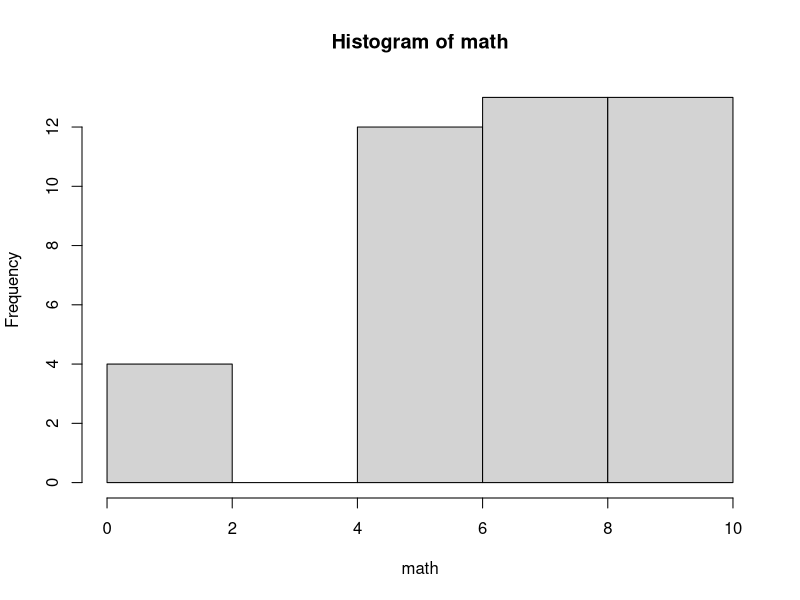
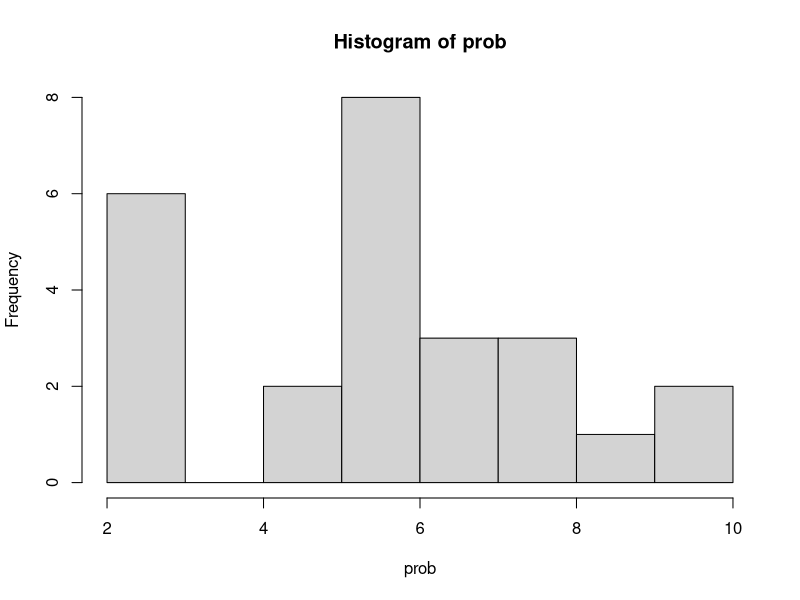

Write R code to recreate these figures, in order.
data <- read.csv("survey_data_2019.txt" , header=TRUE , sep='\t')
data <- data[complete.cases(data[,c("math","prob")]),]
# We are going to use the variable X1bar - X2bar (x1bar avg value of males 
#, x2bar avg value of females)
math <- data[data$sex == 'M',]$math
prob <- data[data$sex == 'F',]$prob

#Examining the data
hist(math)
hist(prob)
#No outliers and the distr looks normal enough

#Calculating sample size
nrow(data) -> N

#Calculating the sdeviastions of each data
sd(math) -> s1
sd(prob) -> s2

#sample sd
s <- s1/sqrt(N) + s2/sqrt(N)

mean(math) -> m1
mean(prob) -> m2
#Null hypothesis is avg(males) == avg(females)
#Alternative hypothesis is avg(males) > avg(females)

#estimated value
m <- m1-m2
#hypothesized value
h <- 0
# Statistic  t test
t <-  ( m - 0 ) / s
# P - value ( with t test using Student t probabiliy function )
# and two sided significance test 
pval <- 2*pt(df= N - 1 , -abs(t))
message("Pvalue = ", pval)
